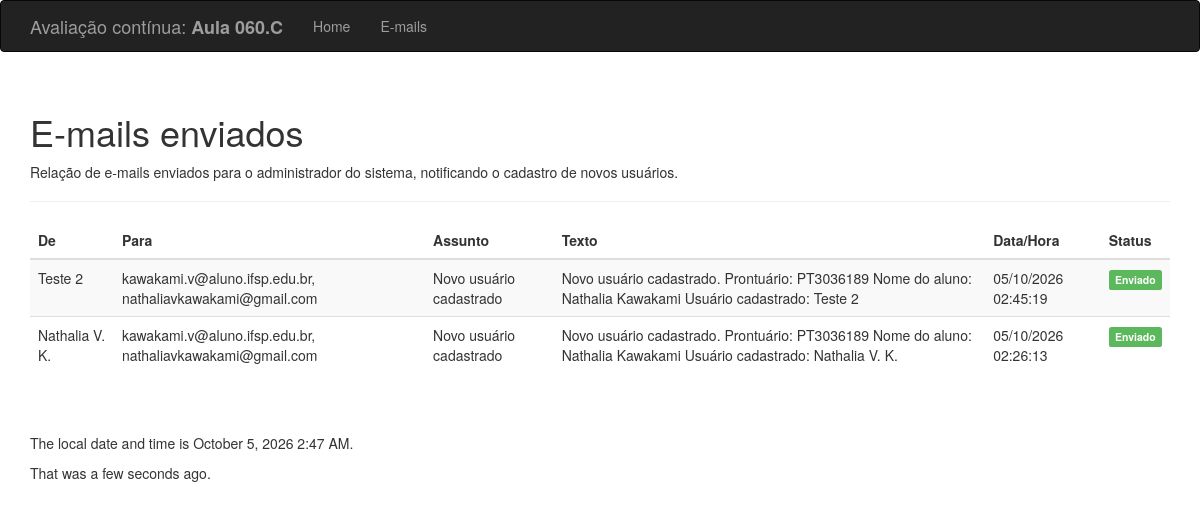
The page /emails on the database its author committed.
### hello.py (models this page shows)
class EmailLog(db.Model):
    __tablename__ = 'email_logs'
    id = db.Column(db.Integer, primary_key=True)
    user_id = db.Column(
        db.Integer,
        db.ForeignKey('users.id'),
        nullable=True
    )
    destinatarios = db.Column(
        db.Text,
        nullable=False
    )
    assunto = db.Column(
        db.String(200),
        nullable=False
    )
    corpo = db.Column(
        db.Text,
        nullable=False
    )
    data_envio = db.Column(
        db.DateTime,
        default=datetime.utcnow,
        nullable=False
    )
    status = db.Column(
        db.String(30),
        nullable=False
    )
    codigo_resposta = db.Column(
        db.Integer,
        nullable=True
    )
    usuario = db.relationship('User', backref='emails')

class User(db.Model):
    __tablename__ = 'users'
    id = db.Column(db.Integer, primary_key=True)
    name = db.Column(db.String(64), unique=True, index=True, nullable=False)
    role_id = db.Column(
        db.Integer,
        db.ForeignKey('roles.id'),
        nullable=False
    )

### hello.py (the view)
@app.route('/emails')
def emails_enviados():
    historico_emails = EmailLog.query.order_by(
        EmailLog.data_envio.desc()
    ).all()
    return render_template(
        'emails.html',
        emails=historico_emails
    )

### hello.py (called while the page is built)
@app.context_processor
def inject_time():
    return {'current_time': datetime.utcnow()}

### templates/emails.html
{% extends "base.html" %}
{% block page_content %}
<div class="page-header">
    <h1>E-mails enviados</h1>
    <p>
        Relação de e-mails enviados para o administrador do sistema,
        notificando o cadastro de novos usuários.
    </p>
</div>
<table class="table table-striped">
    <thead>
        <tr>
            <th>De</th>
            <th>Para</th>
            <th>Assunto</th>
            <th>Texto</th>
            <th>Data/Hora</th>
            <th>Status</th>
        </tr>
    </thead>
    <tbody>
        {% for email in emails %}
        <tr>
            <td>
                {% if email.usuario %}
                    {{ email.usuario.name }}
                {% else %}
                    Usuário não encontrado
                {% endif %}
            </td>
            <td>
                {{ email.destinatarios }}
            </td>
            <td>
                {{ email.assunto }}
            </td>
            <td>
                {{ email.corpo }}
            </td>
            <td>
                {{ email.data_envio.strftime('%d/%m/%Y %H:%M:%S') }}
            </td>
            <td>
                {% if email.status == 'Enviado' %}
                    <span class="label label-success">Enviado</span>
                {% else %}
                    <span class="label label-danger">Falha</span>
                {% endif %}
            </td>
        </tr>
        {% else %}
        <tr>
            <td colspan="6">
                Nenhuma tentativa de envio registrada.
            </td>
        </tr>
        {% endfor %}
    </tbody>
</table>
{% endblock %}

### templates/base.html (shortened to what this page needs)
{% extends "bootstrap/base.html" %}
{% block head %}
{{ super() }}
{% endblock %}
{% block navbar %}
<div class="navbar navbar-inverse" role="navigation">
    <div class="container">
        <div class="navbar-header">
            <a class="navbar-brand" href="{{ url_for('index') }}">Avaliação contínua: <strong>Aula 060.C</strong></a>
        </div>
        <div class="navbar-collapse collapse">
            <ul class="nav navbar-nav">
                <li><a href="{{ url_for('index') }}">Home</a></li>
                <li><a href="{{ url_for('emails_enviados') }}">E-mails</a></li>
            </ul>
        </div>
    </div>
</div>
{% endblock %}
{% block content %}
<div class="container">
    {% block page_content %}{% endblock %}
    <br><br>
    <p>The local date and time is {{ moment(current_time).format('LLL') }}.</p>
    <p>That was {{ moment(current_time).fromNow(refresh=True) }}.</p>
</div>
{% endblock %}

### rows shown on the page
EmailLog: usuario.name "Teste 2", destinatarios "kawakami.v@aluno.ifsp.edu.br, nathaliavkawakami@gmail.com", assunto "Novo usuário cadastrado", corpo "Novo usuário cadastrado. Prontuário: PT3036189 Nome do aluno: Nathalia Kawakami Usuário cadastrado: Teste 2", data_envio "05/10/2026 02:45:19", status "Enviado"
EmailLog: usuario.name "Nathalia V. K.", destinatarios "kawakami.v@aluno.ifsp.edu.br, nathaliavkawakami@gmail.com", assunto "Novo usuário cadastrado", corpo "Novo usuário cadastrado. Prontuário: PT3036189 Nome do aluno: Nathalia Kawakami Usuário cadastrado: Nathalia V. K.", data_envio "05/10/2026 02:26:13", status "Enviado"
